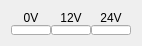
  <widget class="QWidget" name="gridLayoutWidget_11">
   <property name="geometry">
    <rect>
     <x>310</x>
     <y>360</y>
     <width>101</width>
     <height>41</height>
    </rect>
   </property>
   <layout class="QGridLayout" name="gridLayout_11">
    <property name="spacing">
     <number>0</number>
    </property>
    <item row="0" column="0">
     <widget class="QLabel" name="label_72">
      <property name="minimumSize">
       <size>
        <width>40</width>
        <height>0</height>
       </size>
      </property>
      <property name="text">
       <string>0V</string>
      </property>
      <property name="alignment">
       <set>Qt::AlignCenter</set>
      </property>
     </widget>
    </item>
    <item row="0" column="1">
     <widget class="QLabel" name="label_73">
      <property name="minimumSize">
       <size>
        <width>40</width>
        <height>0</height>
       </size>
      </property>
      <property name="text">
       <string>12V</string>
      </property>
      <property name="alignment">
       <set>Qt::AlignCenter</set>
      </property>
     </widget>
    </item>
    <item row="0" column="2">
     <widget class="QLabel" name="label_81">
      <property name="minimumSize">
       <size>
        <width>40</width>
        <height>0</height>
       </size>
      </property>
      <property name="text">
       <string>24V</string>
      </property>
      <property name="alignment">
       <set>Qt::AlignCenter</set>
      </property>
     </widget>
    </item>
    <item row="1" column="0">
     <widget class="QLineEdit" name="LE_TV_0">
      <property name="sizePolicy">
       <sizepolicy hsizetype="Expanding" vsizetype="Expanding">
        <horstretch>0</horstretch>
        <verstretch>0</verstretch>
       </sizepolicy>
      </property>
      <property name="minimumSize">
       <size>
        <width>0</width>
        <height>10</height>
       </size>
      </property>
     </widget>
    </item>
    <item row="1" column="1">
     <widget class="QLineEdit" name="LE_TV_12">
      <property name="sizePolicy">
       <sizepolicy hsizetype="Expanding" vsizetype="Expanding">
        <horstretch>0</horstretch>
        <verstretch>0</verstretch>
       </sizepolicy>
      </property>
      <property name="minimumSize">
       <size>
        <width>0</width>
        <height>10</height>
       </size>
      </property>
     </widget>
    </item>
    <item row="1" column="2">
     <widget class="QLineEdit" name="LE_TV_24">
      <property name="sizePolicy">
       <sizepolicy hsizetype="Expanding" vsizetype="Expanding">
        <horstretch>0</horstretch>
        <verstretch>0</verstretch>
       </sizepolicy>
      </property>
      <property name="minimumSize">
       <size>
        <width>0</width>
        <height>10</height>
       </size>
      </property>
     </widget>
    </item>
   </layout>
  </widget>
